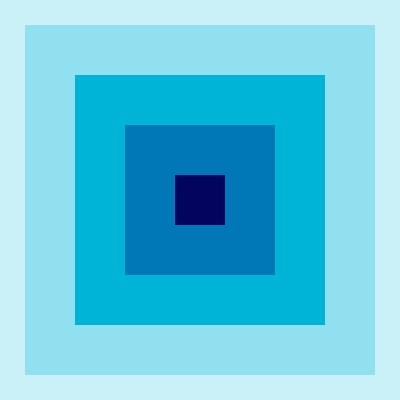
Frame 1 (no input)
Frame 60 (no input): identical to frame 1, image omitted
Frame 120 (the mouse pressed at the canvas centre since frame 60): identical to frame 1, image omitted

The p5.js sketch that drew this single still picture (run headless with seeded random() and noise() and a simulated clock; from frame 60 on, the mouse is pressed at the canvas centre):

// p5.js sketch
// ── sketch.js
function setup() {
  createCanvas(400, 400);
}

function draw() {
  background(202, 240, 248);

  rectMode(CENTER);

  noStroke();

  fill(144, 224, 239);
  rect(200, 200, 350, 350);

  fill(0, 180, 216);
  rect(200, 200, 250, 250);

  fill(0, 119, 182);
  rect(200, 200, 150, 150);

  fill(3, 4, 94);
  rect(200, 200, 50, 50);
}
